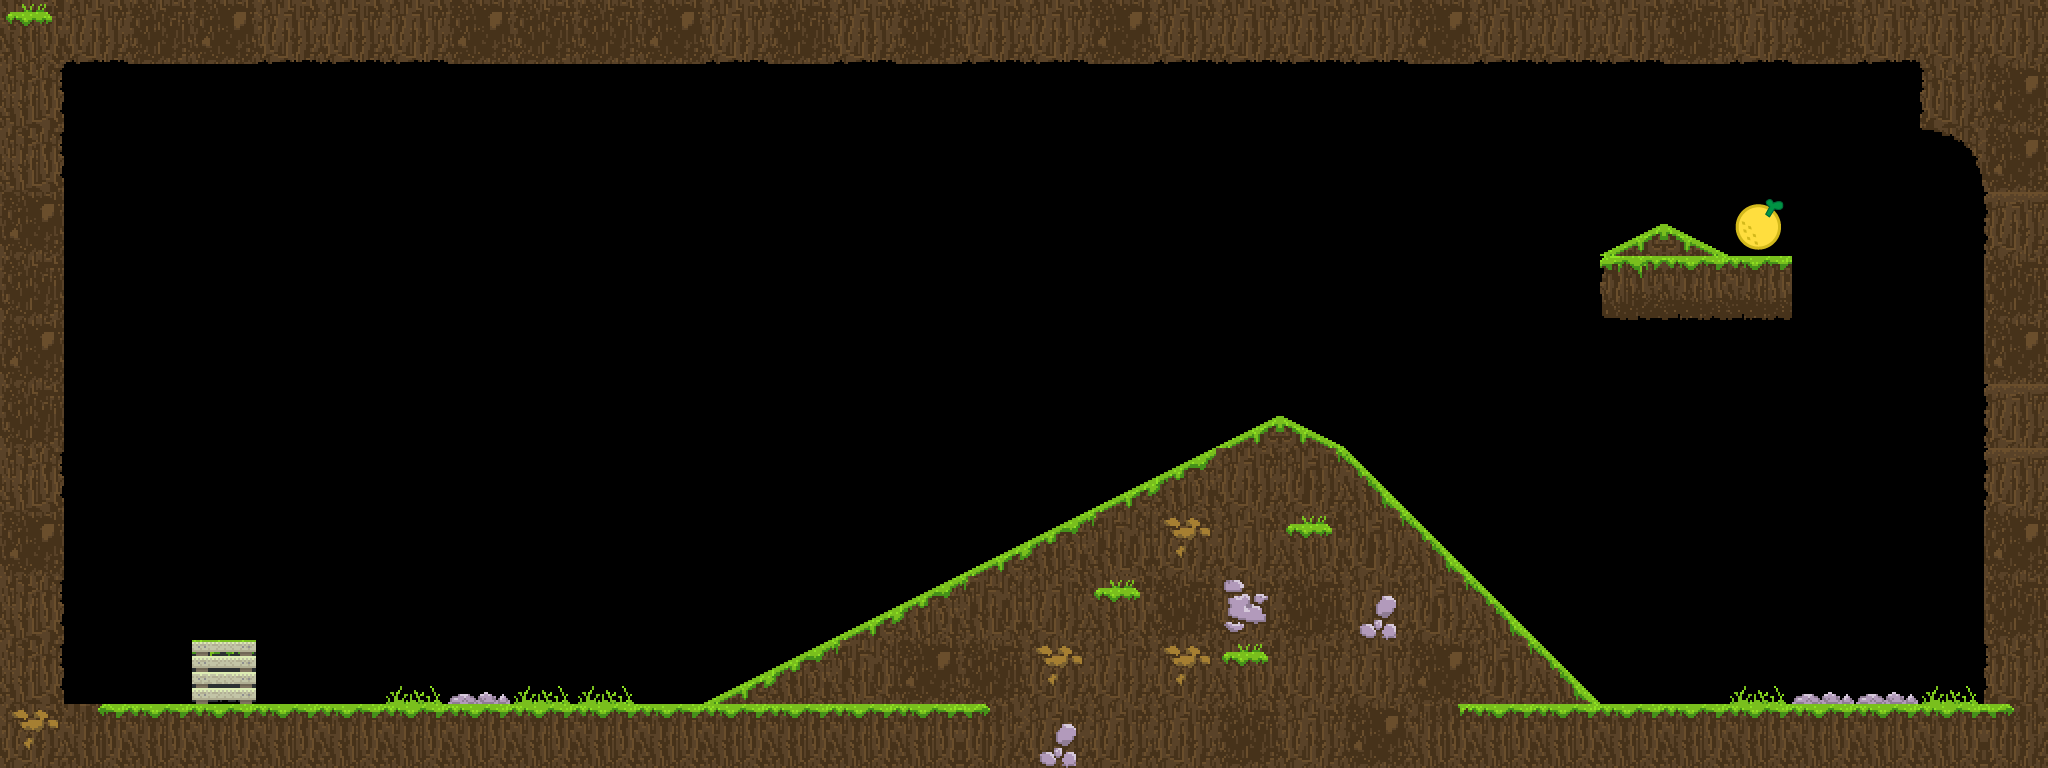

A level layout from a 2D game, rendered from its tile map. Below: a short description, then the map file with tile-grid data replaced by summaries:
An orthogonal 32x12 tile map with 64x64 px tiles, 1 tile layer (map), 3 tilesets and 19 objects (4x powerup, 2x box, 2x platform, start, end).

<map version="1.0" orientation="orthogonal" renderorder="right-down" width="32" height="12" tilewidth="64" tileheight="64" nextobjectid="28">
 <tileset firstgid="1" source="../tilesets/MyTiles_64x64.tsx" />
 <tileset firstgid="65" name="endTile" tilewidth="64" tileheight="64" tilecount="1" columns="1">
  <image source="../tilesets/endTile.png" width="65" height="65" />
 </tileset>
 <tileset firstgid="66" name="Tiles_64x64" tilewidth="64" tileheight="64" tilecount="64" columns="8">
  <image source="../tilesets/Tiles_64x64.png" width="512" height="512" />
 </tileset>
 <layer name="map" width="32" height="12">
  <data>[384 cells, 141 non-empty, 28 distinct tile ids]</data>
 </layer>
 <objectgroup name="ground">
  <object id="2" x="64" y="0" width="1984" height="64" />
  <object id="3" x="0" y="0" width="64" height="768" />
  <object id="4" x="64" y="704" width="1984" height="64" />
  <object id="6" x="1984" y="64" width="64" height="640" />
  <object id="7" x="1920" y="64" width="64" height="64" />
  <object id="8" x="1920" y="128">
   <polygon points="0,0 64,0 64,64 47.1392,18.5211" />
  </object>
  <object id="18" x="1600" y="256">
   <polygon points="0,0 128,0 64.0701,-33.5284" />
  </object>
  <object id="19" x="1600" y="256" width="192" height="64" />
  <object id="26" x="704" y="704">
   <polygon points="0,0 576.06,-288.675 640,-256 896,0" />
  </object>
 </objectgroup>
 <objectgroup name="objects">
  <object id="12" type="box" x="1600" y="640" width="64" height="64" />
  <object id="13" type="box" x="1600" y="576" width="64" height="64" />
  <object id="16" type="platform" x="265" y="250" width="350" height="30">
   <properties>
    <property name="density" type="float" value="1.5" />
    <property name="pivoted" type="bool" value="true" />
   </properties>
  </object>
  <object id="21" type="powerup" x="1600" y="512" width="64" height="64">
   <properties>
    <property name="class" value="jump" />
   </properties>
  </object>
  <object id="23" type="powerup" x="1600" y="192" width="64" height="40">
   <properties>
    <property name="class" value="density" />
   </properties>
  </object>
  <object id="24" type="powerup" x="328.436" y="200.23" width="67.7038" height="56.1798">
   <properties>
    <property name="class" value="gravity" />
   </properties>
  </object>
  <object id="25" type="powerup" x="64" y="64" width="64" height="64">
   <properties>
    <property name="class" value="velocity" />
   </properties>
  </object>
  <object id="27" type="platform" x="685.726" y="403.925" width="250" height="35">
   <properties>
    <property name="density" type="float" value="2" />
    <property name="pivoted" type="bool" value="true" />
   </properties>
  </object>
 </objectgroup>
 <objectgroup name="positions">
  <object id="9" name="start" x="192" y="640" width="64" height="64" />
  <object id="10" name="end" x="1728" y="192" width="64" height="64" />
 </objectgroup>
</map>
